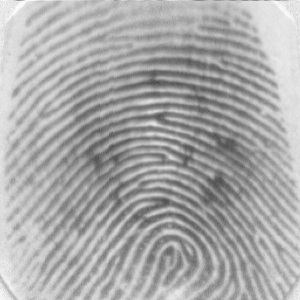
%> input picture Code/Data_2000/DB1_B/101_2.tif, 300 x 300 px
$ octave minutiatests.m   (GNU Octave 9; MATLAB toolbox functions it lacks are replaced by stand-ins)
%> lines starting %> are read from the running program, lines starting %| are printed output that depends on the picture; in (x1, y1, x2, y2) boxes, pixels count from 0 and x2, y2 are one past the last pixel; in counts of white or black regions, pixels touching at a corner belong together; the program's own positions count from 1
### findBifurcations.m
function [i_bif,j_bif] = findBifurcations(img)

bifurcations = bwmorph(img, 'branchpoints');
[i_bif,j_bif] = find(bifurcations);

%Check if bifurcations are real, 3 neighbours
for idx = 1:length(i_bif)
    i = i_bif(idx);
    j = j_bif(idx);

    %not close to the edge
    if i == 1 || i == size(img,1) || j == 1 || j == size(img,2)
        nsum = 0;
    else
        nsum = img(i-1,j) + img(i+1,j) + img(i,j+1) + img(i,j-1)+ img(i-1,j-1) + img(i+1,j+1) + img(i-1,j+1) + img(i+1,j-1);
    end
    if nsum > 3 || nsum == 0
        bifurcations(i,j) = 0;
    end
end

[i_bif,j_bif] = find(bifurcations);

end

### findEndpoints.m
function [i_end,j_end] = findEndpoints(img)

endpoints = bwmorph(img, 'endpoints');
[i_end,j_end] = find(endpoints);

for idx = 1:length(i_end)
    i = i_end(idx);
    j = j_end(idx);

    %not close to the edge
    if i == 1 || i == size(img,1) || j == 1 || j == size(img,2)
        nsum = 0;
    else
        nsum = img(i-1,j) + img(i+1,j) + img(i,j+1) + img(i,j-1)+ img(i-1,j-1) + img(i+1,j+1) + img(i-1,j+1) + img(i+1,j-1);
    end
    if nsum > 3 || nsum == 0
        endpoints(i,j) = 0;
    end
end

[i_end,j_end] = find(endpoints);

end

### getFeatures.m
function features = getFeatures(img, idxs)

features = zeros(size(idxs,1),25);


for idx = 1:size(idxs,1)
    i = idxs(idx,1);
    j = idxs(idx,2);

    %impose boundary conditions


    feature = img(i-2:i+2,j-2:j+2);

  features(idx,:) = reshape(feature, [1 25]);
end

end

### minutiatests.m
%% Load image

img = im2double(imread("Databaser/DB1_B/101_2.tif"));
%> img: size 300x300 double; min 0.278, max 0.98, mean 0.665
img2 = im2double(imread("Databaser/DB1_B/101_3.tif"));
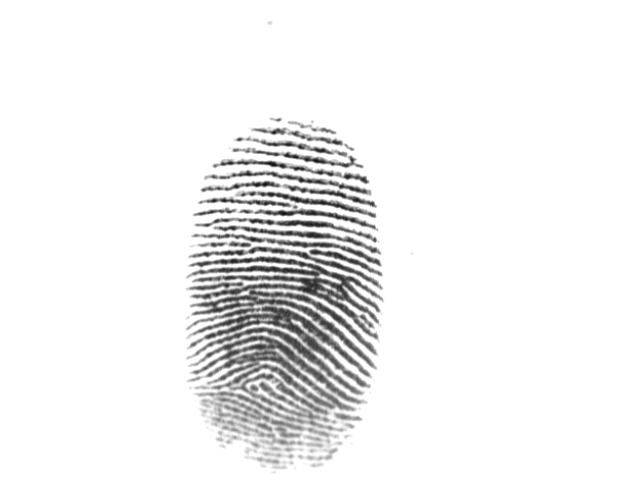
%> input picture Databaser/DB1_B/101_3.tif, 640 x 480 px
%> img2: size 480x640 double; min 0.0392, max 1, mean 0.943

[m, n] = size(img);
%> m = 300; n = 300

figure(1)
imshowpair(img,img2, 'montage')

%% Binarize image

bw_img = imbinarize(img, 'adaptive', 'ForegroundPolarity','dark');
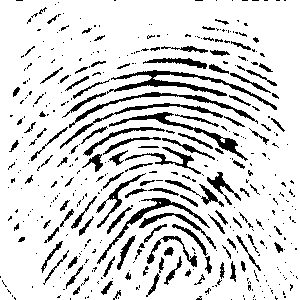
%> bw_img: size 300x300 logical; 85% white; 429 black regions (309 under 20 px), largest, box (x1, y1, x2, y2) and area: (107, 70, 277, 110) 1096, (109, 112, 248, 161) 722, (69, 92, 258, 128) 668
bw_img2 = imbinarize(img2, 'adaptive', 'ForegroundPolarity','dark');
%> bw_img2: size 480x640 logical; 92.9% white; 129 black regions (57 under 20 px), largest, box (x1, y1, x2, y2) and area: (187, 257, 383, 339) 3352, (192, 336, 363, 411) 2140, (191, 290, 377, 369) 1776

figure(2)
imshowpair(bw_img, bw_img2,'montage')

%% Do some easy morphological functions
bw_img12 = imcomplement(bw_img);
bw_img12 = bwmorph(bw_img12, 'fill',5);
bw_img12 = bwmorph(bw_img12, 'hbreak',5);
bw_img12 = bwmorph(bw_img12, 'clean',5);
bw_img12 = bwmorph(bw_img12, 'fill',5);
bw_img12 = bwmorph(bw_img12, 'clean',5);
bw_img12 = bwmorph(bw_img12, 'hbreak',5);

bw_img22 = imcomplement(bw_img2);
bw_img22 = bwmorph(bw_img22, 'fill',5);
%> bw_img22: size 480x640 logical; 7.1% white; 129 white regions (57 under 20 px), largest, box (x1, y1, x2, y2) and area: (187, 257, 383, 339) 3352, (192, 336, 363, 411) 2141, (191, 290, 377, 369) 1776
bw_img22 = bwmorph(bw_img22, 'hbreak',5);
bw_img22 = bwmorph(bw_img22, 'clean',5);
bw_img22 = bwmorph(bw_img22, 'fill',5);
bw_img22 = bwmorph(bw_img22, 'clean',5);
bw_img22 = bwmorph(bw_img22, 'hbreak',5);

figure(3)
imshowpair(imcomplement(bw_img12), imcomplement(bw_img22),'montage')

%% Thining/skeletonize

bw_img13 = bwmorph(bw_img12, 'skel');
%> bw_img13: size 300x300 logical; 9.9% white in thin lines or dots
bw_img13 = bwmorph(bw_img13, 'clean',10);
%> bw_img13: size 300x300 logical; 9.9% white in thin lines or dots
bw_img13 = bwmorph(bw_img13, 'diag',10);
%> bw_img13: size 300x300 logical; 11.4% white in thin lines or dots
bw_img13 = bwmorph(bw_img13, 'spur',10);
bw_img13 = bwmorph(bw_img13, 'skel');
%> bw_img13: size 300x300 logical; 8.9% white in thin lines or dots
bw_img13 = bwmorph(bw_img13, 'spur');
%> bw_img13: size 300x300 logical; 8.7% white in thin lines or dots
bw_img13 = bwmorph(bw_img13, 'diag',10);
%> bw_img13: size 300x300 logical; 9.9% white in thin lines or dots
bw_img13 = bwmorph(bw_img13, 'thin',10);
%> bw_img13: size 300x300 logical; 5% white in thin lines or dots

bw_img23 = bwmorph(bw_img22, 'skel');
%> bw_img23: size 480x640 logical; 3.7% white in thin lines or dots, all inside (x1, y1, x2, y2) = (187, 22, 383, 467)
bw_img23 = bwmorph(bw_img23, 'clean',10);
bw_img23 = bwmorph(bw_img23, 'diag',10);
bw_img23 = bwmorph(bw_img23, 'spur',10);
bw_img23 = bwmorph(bw_img23, 'skel');
%> bw_img23: size 480x640 logical; 3.1% white in thin lines or dots, all inside (x1, y1, x2, y2) = (187, 22, 383, 466)
bw_img23 = bwmorph(bw_img23, 'spur');
bw_img23 = bwmorph(bw_img23, 'diag',10);
bw_img23 = bwmorph(bw_img23, 'thin',10);
%> bw_img23: size 480x640 logical; 1.8% white in thin lines or dots, all inside (x1, y1, x2, y2) = (187, 23, 383, 466)

figure(4)
imshowpair(imcomplement(bw_img13), imcomplement(bw_img23),'montage')
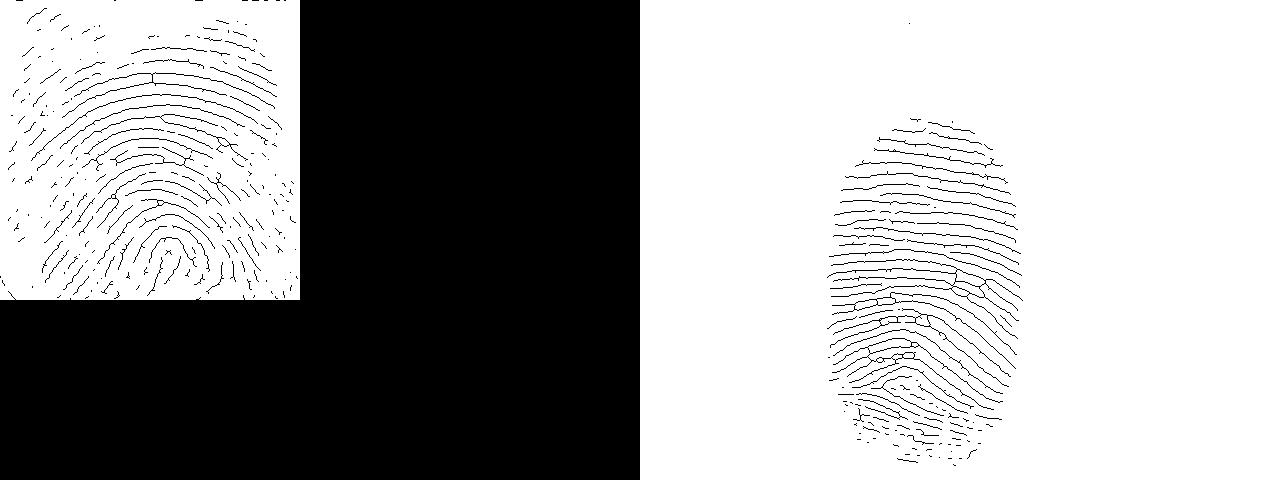
%> displayed picture: size 480x1280, on the screen's scale of 0 to 255; 63% white; 325 black regions (228 under 20 px), largest, box (x1, y1, x2, y2) and area: (0, 0, 640, 480) 217221, (827, 259, 1023, 339) 802, (832, 338, 1003, 410) 520
%% Find minutias

[i_bif1, j_bif1] = findBifurcations(bw_img13);
%> in findBifurcations, `bifurcations = bwmorph(img, 'branchpoints');`: bifurcations: size 300x300 logical; 0.15% white in thin lines or dots, all inside (x1, y1, x2, y2) = (12, 38, 291, 297)
%> in findBifurcations, `[i_bif,j_bif] = find(bifurcations);`: i_bif = 133 values from 39 to 297; j_bif = 133 values from 13 to 291
%> the loop in findBifurcations, `for idx = 1:length(i_bif)` made 133 passes
%> (i, j, nsum) on passes 1 to 12: (150, 13, 3), (229, 17, 3), (182, 29, 3), (180, 32, 3), (153, 39, 3), (116, 42, 3), (131, 44, 3), (149, 44, 3), (265, 45, 4), (266, 45, 4), (185, 55, 3), (230, 57, 3)
%> in findBifurcations, `[i_bif,j_bif] = find(bifurcations);`: i_bif = 128 values from 39 to 297; j_bif = 128 values from 13 to 291
%> i_bif1 = 128 values, max 297 at index 49, min 39 at index 30, mean 190.5; j_bif1 = 128 values from 13 to 291
[i_end1, j_end1] = findEndpoints(bw_img13);
%> in findEndpoints, `endpoints = bwmorph(img, 'endpoints');`:
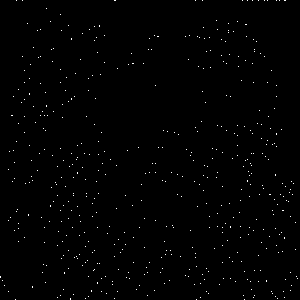
%> endpoints: size 300x300 logical; 0.61% white in thin lines or dots
%> in findEndpoints, `[i_end,j_end] = find(endpoints);`: i_end = 549 values from 1 to 300; j_end = 549 values from 1 to 298
%> the loop in findEndpoints, `for idx = 1:length(i_end)` made 549 passes
%> (i, j, nsum) on passes 1 to 12: (277, 1, 0), (278, 1, 0), (281, 3, 1), (286, 5, 1), (170, 9, 1), (221, 9, 1), (292, 9, 1), (152, 10, 1), (218, 11, 1), (116, 12, 1), (116, 13, 1), (182, 13, 1)
%> after the loop in findEndpoints, `for idx = 1:length(i_end)`: endpoints: size 300x300 logical; 0.57% white in thin lines or dots
%> in findEndpoints, `[i_end,j_end] = find(endpoints);`: i_end = 509 values from 9 to 299; j_end = 509 values from 3 to 298
%> i_end1 = 509 values, max 299 at index 117, min 9 at index 69, mean 177.9; j_end1 = 509 values from 3 to 298

[i_bif2, j_bif2] = findBifurcations(bw_img23);
%> in findBifurcations (call 2), `bifurcations = bwmorph(img, 'branchpoints');`: bifurcations: size 480x640 logical; 0.04% white in thin lines or dots, all inside (x1, y1, x2, y2) = (212, 120, 374, 443)
%> the loop in findBifurcations (call 2), `for idx = 1:length(i_bif)` made 137 passes
%> (i, j, nsum) on passes 1 to 12: (245, 213, 3), (305, 215, 3), (310, 215, 3), (271, 216, 3), (425, 216, 3), (238, 219, 3), (279, 219, 3), (278, 220, 3), (416, 221, 3), (420, 221, 3), (164, 224, 3), (428, 225, 3)
%> i_bif2 = 134 values, max 443 at index 80, min 121 at index 69, mean 292.1; j_bif2 = 134 values from 213 to 374
[i_end2, j_end2] = findEndpoints(bw_img23);
%> in findEndpoints (call 2), `endpoints = bwmorph(img, 'endpoints');`:
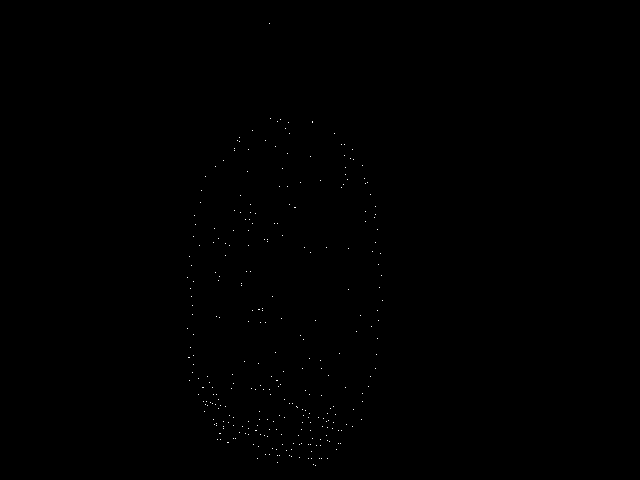
%> endpoints: size 480x640 logical; 0.1% white in thin lines or dots, all inside (x1, y1, x2, y2) = (187, 23, 383, 466)
%> in findEndpoints (call 2), `[i_end,j_end] = find(endpoints);`: i_end = 309 values from 24 to 466; j_end = 309 values from 188 to 383
%> the loop in findEndpoints (call 2), `for idx = 1:length(i_end)` made 309 passes
%> (i, j, nsum) on passes 1 to 12: (278, 188, 1), (329, 188, 1), (358, 189, 1), (257, 190, 1), (358, 190, 1), (381, 190, 1), (289, 191, 1), (348, 191, 1), (266, 192, 1), (297, 192, 1), (306, 193, 1), (315, 193, 1)
%> i on pass 47: 317
%> after the loop in findEndpoints (call 2), `for idx = 1:length(i_end)`: endpoints: size 480x640 logical; 0.1% white in thin lines or dots, all inside (x1, y1, x2, y2) = (187, 118, 383, 466)

figure(5)
clf
imshow(imcomplement(bw_img13))
hold on
plot(j_bif1,i_bif1,'b o')
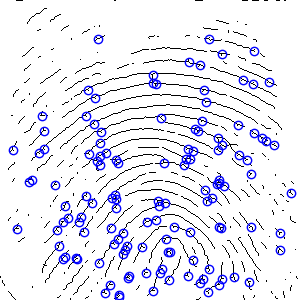
%> figure redrawn from the program's plot data

figure(6)
clf
imshow(imcomplement(bw_img23))
hold on
plot(j_end2,i_end2,'r o')
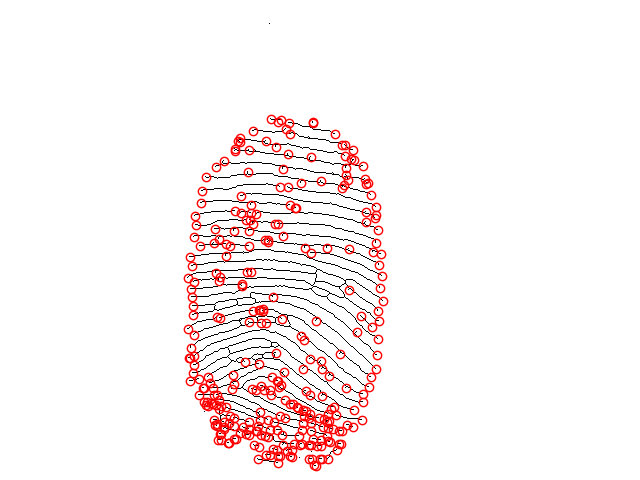
%> figure redrawn from the program's plot data

%% Match features

end_features1 = getFeatures(bw_img, [j_end1,i_end1]);
%> the run ends on the next line
